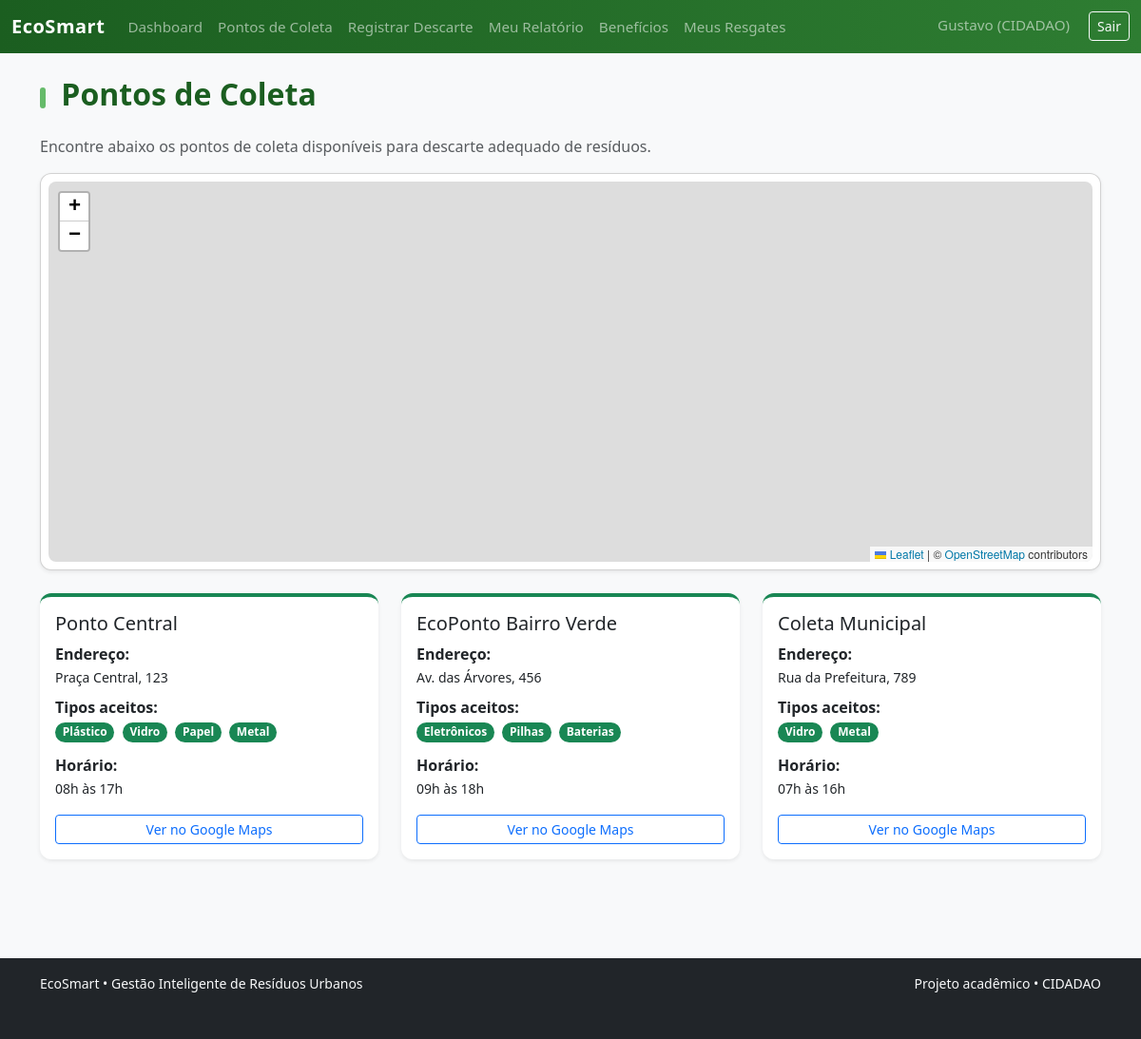
The page /pontos (signed in) on the database its author committed.
### models.py (models this page shows)
class Usuario(db.Model, UserMixin):
    __tablename__ = "usuarios"
    id = db.Column(db.Integer, primary_key=True)
    nome = db.Column(db.String(100), nullable=False)
    email = db.Column(db.String(120), unique=True, nullable=False)
    senha_hash = db.Column(db.String(255), nullable=False)
    papel = db.Column(db.String(20), default="CIDADAO")
    data_cadastro = db.Column(db.DateTime, default=datetime.utcnow)
    saldo_pontos = db.Column(db.Integer, default=0)
    ativo = db.Column(db.Boolean, default=True)  # usuário ativo/inativo

class PontoColeta(db.Model):
    __tablename__ = "pontos_coleta"
    id = db.Column(db.Integer, primary_key=True)
    nome = db.Column(db.String(120), nullable=False)
    endereco = db.Column(db.String(255), nullable=False)
    tipos_aceitos = db.Column(db.String(255), nullable=False)
    horario_funcionamento = db.Column(db.String(120))
    latitude = db.Column(db.Float, nullable=True)
    longitude = db.Column(db.Float, nullable=True)

### blueprints/citizen.py (the view)
@citizen_bp.route("/pontos")
@login_required
def pontos():
    lista_pontos = PontoColeta.query.all()
    return render_template("pontos.html", pontos=lista_pontos)

### app.py (called while the page is built)
@login_manager.user_loader
def load_user(user_id):
    return Usuario.query.get(int(user_id))

### templates/pontos.html (shortened to what this page needs)
{% extends "base.html" %}
{% block content %}
<link rel="stylesheet" href="https://unpkg.com/leaflet@1.9.4/dist/leaflet.css" />
<div class="d-flex justify-content-between align-items-center mb-4">
    <h2 class="mb-0"> Pontos de Coleta</h2>
</div>
<p class="text-muted">
    Encontre abaixo os pontos de coleta disponíveis para descarte adequado de resíduos.
</p>
<div class="card shadow-sm mb-4">
    <div class="card-body p-2">
        <div id="map"></div>
    </div>
</div>
{% if pontos %}
<div class="row">
    {% for ponto in pontos %}
    <div class="col-md-6 col-lg-4 mb-4">
        <div class="card h-100 shadow-sm border-0 border-top border-4 border-success">
            <div class="card-body d-flex flex-column">
                <h5 class="card-title">{{ ponto.nome }}</h5>
                <p class="card-text mb-2">
                     <strong>Endereço:</strong><br>
                    <span class="small">{{ ponto.endereco }}</span>
                </p>
                <p class="card-text mb-2">
                    <strong>Tipos aceitos:</strong><br>
                    {% if ponto.tipos_aceitos %}
                        {% for tipo in ponto.tipos_aceitos.split(',') %}
                            <span class="badge rounded-pill text-bg-success me-1 mb-1">
                                {{ tipo.strip() }}
                            </span>
                        {% endfor %}
                    {% else %}
                        <span class="text-muted">Não informado</span>
                    {% endif %}
                </p>
                <p class="card-text mb-3">
                     <strong>Horário:</strong><br>
                    <span class="small">{{ ponto.horario_funcionamento or 'Não informado' }}</span>
                </p>
                <div class="mt-auto">
                    <a href="https://www.google.com/maps/search/?api=1&query={{ ponto.endereco|urlencode }}" target="_blank" class="btn btn-sm btn-outline-primary w-100">
                         Ver no Google Maps
                    </a>
                </div>
            </div>
        </div>
    </div>
    {% endfor %}
</div>
{% else %}
    <div class="alert alert-info mt-3">
        Ainda não há pontos de coleta cadastrados no sistema.
    </div>
{% endif %}
{% endblock %}

### templates/base.html (shortened to what this page needs)
<!doctype html>
<html lang="pt-BR">
<head>
    <link
        href="https://cdn.jsdelivr.net/npm/bootstrap@5.3.2/dist/css/bootstrap.min.css"
        rel="stylesheet"
    >
    <link rel="stylesheet" href="{{ url_for('static', filename='ecosmart.css') }}">
</head>
<body class="bg-light">
<nav class="navbar navbar-expand-lg navbar-dark bg-success">
  <div class="container-fluid">
    <a class="navbar-brand" href="{{ url_for('main.index') }}">EcoSmart</a>
    <div class="collapse navbar-collapse" id="navbarEco">
      <ul class="navbar-nav me-auto mb-2 mb-lg-0">
  {% if current_user.is_authenticated %}
    <li class="nav-item">
      <a class="nav-link" href="{{ url_for('main.dashboard') }}">
         Dashboard
      </a>
    </li>
    <li class="nav-item">
      <a class="nav-link" href="{{ url_for('citizen.pontos') }}">
         Pontos de Coleta
      </a>
    </li>
    <li class="nav-item">
      <a class="nav-link" href="{{ url_for('citizen.registrar_descarte') }}">
         Registrar Descarte
      </a>
    </li>
    <li class="nav-item">
      <a class="nav-link" href="{{ url_for('citizen.relatorio_pessoal') }}">
         Meu Relatório
      </a>
    </li>
    <li class="nav-item">
      <a class="nav-link" href="{{ url_for('citizen.beneficios') }}">
         Benefícios
      </a>
    </li>
    <li class="nav-item">
      <a class="nav-link" href="{{ url_for('citizen.meus_resgates') }}">
         Meus Resgates
      </a>
    </li>
        {% endif %}
      </ul>
      <ul class="navbar-nav ms-auto mb-2 mb-lg-0">
        {% if current_user.is_authenticated %}
          <li class="nav-item">
          <span class="navbar-text me-3">
               {{ current_user.nome }} ({{ current_user.papel }})
          </span>
          <a class="btn btn-outline-light btn-sm" href="{{ url_for('auth.logout') }}">
             Sair
          </a>
        {% endif %}
      </ul>
    </div>
  </div>
</nav>
<div class="container mt-4">
  {% block content %}{% endblock %}
</div>
<footer class="mt-5 py-3 bg-dark text-light">
  <div class="container small d-flex flex-wrap justify-content-between gap-2">
    <span>
       EcoSmart • Gestão Inteligente de Resíduos Urbanos
    </span>
    <span>
      Projeto acadêmico • {{ current_user.papel if current_user.is_authenticated else "Usuário visitante" }}
    </span>
  </div>
</footer>
</body>
</html>

### static/ecosmart.css (style rules this page uses)
body { background: #f1f7f3; }
.navbar.bg-success { background: linear-gradient(90deg, #1b5e20, #2e7d32); }
.navbar-brand { font-weight: 700; letter-spacing: 0.5px; }
.nav-link, .navbar-text { font-size: 0.95rem; }
.card { border-radius: 0.75rem; box-shadow: 0 3px 8px rgba(0, 0, 0, 0.08); }
h1, h2, h3, h4 { color: #1b5e20; font-weight: 600; }
.container { padding-bottom: 2rem; }
a { color: #2e7d32; }
h2::before { content: ""; display: inline-block; width: 6px; height: 22px; background-color: #66bb6a; border-radius: 3px; margin-right: 8px; vertical-align: -3px; }

### templates/pontos.html (style rules this page uses)
#map { height: 400px; border-radius: 8px; z-index: 1; }

### rows shown on the page
Usuario: nome "Gustavo", papel "CIDADAO"
PontoColeta: nome "Ponto Central", endereco "Praça Central, 123", strip "Plástico" "Vidro" "Papel" "Metal", horario_funcionamento "08h às 17h"
PontoColeta: nome "EcoPonto Bairro Verde", endereco "Av. das Árvores, 456", strip "Eletrônicos" "Pilhas" "Baterias", horario_funcionamento "09h às 18h"
PontoColeta: nome "Coleta Municipal", endereco "Rua da Prefeitura, 789", strip "Vidro" "Metal", horario_funcionamento "07h às 16h"
